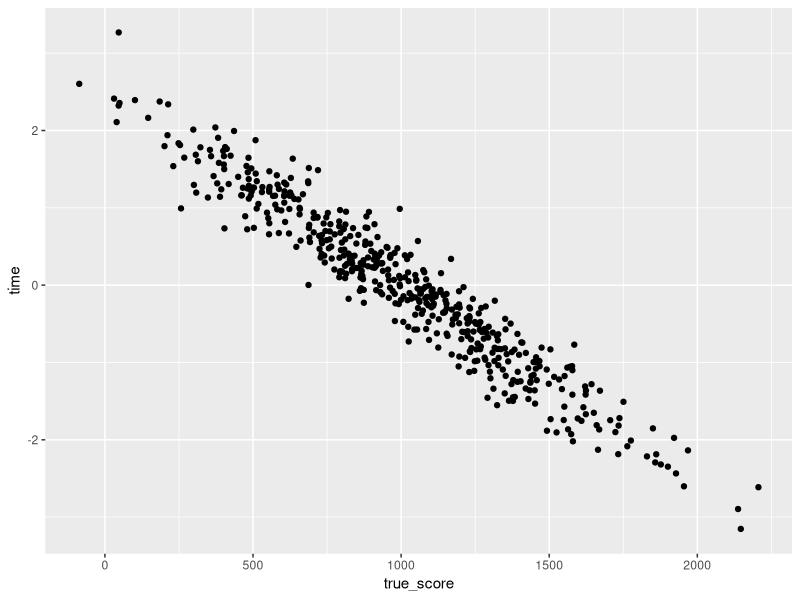

Recreate this plot in R. (Note: a time limit stopped this script after it produced the figure.)
library(dplyr)
library(ggplot2)

# assumes the underlying distribution of skier skill is normal
# TODO would be interesting to experiment with other distributions (particularly other exponential family)
generate_population <- function(n_racers=1e4) {
  skill <- rnorm(n_racers, 1000, 400)
  
  data.frame(true_score = skill,
             racer_id = 1:n_racers) %>%
    mutate(true_rank = rank(-true_score))
}

# assumes that times are normally distributed, with expectation of finish time correlated with racer skill
# TODO is normal a reasonable assumption?
# note that currently, the time is not reasonably interpretted
execute_race <- function(population,
                         sample_fraction = .5,
                         # this function gives every racer equal probability of selection
                         sample_weight_function=function(scores){runif(length(scores))},
                         # note this is the sd on normal distribution, but may change
                         individual_racer_time_spread = .3) {

  population %>%
    mutate(
      sample_weight = sample_weight_function(true_score)
    ) %>%
    sample_frac(sample_fraction, weight = sample_weight) %>%
    mutate(
      standardized_scores = scale(-true_score),
      time = sapply(standardized_scores, function(ss) rnorm(1, ss, individual_racer_time_spread))
    ) %>%
    select(racer_id, time)
}

simulate_races <- function(population,
                           n_trials = 20,
                           ...) {
  total_results <- data.frame()
  lapply(1:n_trials, function(ix) {
    race_results <- execute_race(population, ...)
    race_results$iteration <- ix
    race_results}) %>%
  bind_rows()
}

naive_elo <- function(results,
                      log_odds_oom_differential = 400,
                      k_factor = 1,
                      default_score = 1000) {
  racers <- results %>%
    distinct(racer_id) %>%
    mutate(score = default_score)
  
  score_history <- data.frame()
  
  updated_racers <- data.frame()
  for (ix in sort(unique(results$iteration))) {
    race_results <- results %>% 
      filter(iteration == ix)%>%
      mutate(
        race_rank = rank(time)
      ) %>%
      inner_join(racers, by = c('racer_id' = 'racer_id'))
    
    # TODO it's likely faster to just do a self antijoin
    updated_racers <- data.frame()
    for (update_racer_id in race_results$racer_id) {
      racer <- race_results %>% 
        filter(racer_id == update_racer_id) %>%
        mutate(
          linear_scale_score = 10 ^ (score / log_odds_oom_differential)
        ) 

      score_increment <- race_results %>%
        filter(racer_id != update_racer_id) %>%
        mutate(
          linear_scale_competitor_score = 10 ^ (score / log_odds_oom_differential),
          p_racer = racer$linear_scale_score / (linear_scale_competitor_score + racer$linear_scale_score),
          outcome = ifelse(racer$race_rank < race_rank, 1, 0),
          score_change = k_factor * (outcome - p_racer)
        ) %>%
        pull(score_change) %>%
        sum()
      
      racer$updated_score <- racer$score + score_increment
      
      updated_racers <- bind_rows(updated_racers, racer)
    }
    
    racers <- racers %>%
      left_join(updated_racers %>% select(racer_id, updated_score), by = c('racer_id' = 'racer_id')) %>%
      mutate(
        score = ifelse(!is.na(updated_score), updated_score, score)
      ) %>%
      select(-updated_score)
    score_history <- bind_rows(score_history, racers %>% 
                                 select(racer_id, score) %>%
                                 mutate(iteration = ix))
  }
  
  score_history
}

mean_elo_prior <- function(rank_percentile, prior_mean, prior_sd) {
  qnorm(1 - rank_percentile, prior_mean, prior_sd)
}

mean_elo <- function(results,
                     log_odds_oom_differential = 400,
                     k_factor = 10,
                     score_prior = function(x){mean_elo_prior(x, 1000, 200)}) {
  racers <- results %>%
    distinct(racer_id) %>%
    mutate(score = NA)
  
  score_history <- data.frame()
  
  for (ix in sort(unique(results$iteration))) {
    race_results <- results %>% 
      filter(iteration == ix) %>%
      mutate(
        race_rank = rank(time)
      ) %>%
      inner_join(racers, by = c('racer_id' = 'racer_id'))
    
    n_racers <- nrow(race_results)
    
    # TODO it's likely faster to just do a self antijoin
    updated_racers <- data.frame()
    for (update_racer_id in race_results$racer_id) {
      racer <- race_results %>% 
        filter(racer_id == update_racer_id) %>%
        mutate(
          linear_scale_score = 10 ^ (score / log_odds_oom_differential)
        ) 
      
      if (is.na(racer$score)) {
        racer$updated_score <- score_prior(racer$race_rank / n_racers)
      }
      else {
        score_increment <- race_results %>%
          filter(racer_id != update_racer_id) %>%
          mutate(
            lost = racer$race_rank < race_rank
          ) %>%
          group_by(lost) %>%
          summarize(
            mean_score = mean(score)
          ) %>%
          mutate(
            linear_scale_competitor_score = 10 ^ (mean_score / log_odds_oom_differential),
            p_racer = racer$linear_scale_score / (linear_scale_competitor_score + racer$linear_scale_score),
            outcome = ifelse(lost, 1, 0),
            score_change = k_factor * (outcome - p_racer)
          ) %>%
          pull(score_change) %>%
          sum()
        
        racer$updated_score <- racer$score + score_increment 
      }
      
      updated_racers <- bind_rows(updated_racers, racer)
    }
    
    racers <- racers %>%
      left_join(updated_racers %>% select(racer_id, updated_score), by = c('racer_id' = 'racer_id')) %>%
      mutate(
        score = ifelse(!is.na(updated_score), updated_score, score)
      ) %>%
      select(-updated_score)
    score_history <- bind_rows(score_history, racers %>% 
                                 select(racer_id, score) %>%
                                 mutate(iteration = ix))
  }
  
  score_history
}

nearest_neighbor_elo <- function(results,
                                 window_size=.1, 
                                 log_odds_oom_differential = 400,
                                 k_factor = 2,
                                 default_score = 1000) {
  racers <- results %>%
    distinct(racer_id) %>%
    mutate(score = default_score)
  
  score_history <- data.frame()
  
  for (ix in sort(unique(results$iteration))) {
    race_results <- results %>% 
      filter(iteration == ix)%>%
      mutate(
        race_rank = rank(time)
      ) %>%
      inner_join(racers, by = c('racer_id' = 'racer_id'))
    
    # TODO it's likely faster to just do a self antijoin
    updated_racers <- data.frame()
    for (update_racer_id in race_results$racer_id) {
      racer <- race_results %>% 
        filter(racer_id == update_racer_id) %>%
        mutate(
          linear_scale_score = 10 ^ (score / log_odds_oom_differential)
        ) 
      
      lower_allowed_rank <- racer$race_rank - window_size * nrow(race_results)
      upper_allowed_rank <- racer$race_rank + window_size * nrow(race_results)
      
      score_increment <- race_results %>%
        filter(racer_id != update_racer_id) %>%
        filter(race_rank <= upper_allowed_rank & race_rank >= lower_allowed_rank) %>%
        mutate(
          linear_scale_competitor_score = 10 ^ (score / log_odds_oom_differential),
          p_racer = racer$linear_scale_score / (linear_scale_competitor_score + racer$linear_scale_score),
          outcome = ifelse(racer$race_rank < race_rank, 1, 0),
          score_change = k_factor * (outcome - p_racer)
        ) %>%
        pull(score_change) %>%
        sum()
      
      racer$updated_score <- racer$score + score_increment
      
      updated_racers <- bind_rows(updated_racers, racer)
    }
    
    racers <- racers %>%
      left_join(updated_racers %>% select(racer_id, updated_score), by = c('racer_id' = 'racer_id')) %>%
      mutate(
        score = ifelse(!is.na(updated_score), updated_score, score)
      ) %>%
      select(-updated_score)
    score_history <- bind_rows(score_history, racers %>% 
                                 select(racer_id, score) %>%
                                 mutate(iteration = ix))
  }
  
  score_history
}

eds_prior <- function(rank_percentile, prior_mean = 1000, prior_sd = 400) {
  finite_q_percentile <- max(min(rank_percentile, .999), .001)
  score <- qnorm(1 - finite_q_percentile, prior_mean, prior_sd)
}

# I find this method simpler & more interprettable (in terms of parameterization) than Elo based methods. But it suffers several issues, relative to Elo: 
#  1. (without primes) assumes the range of talent is fixed over time; if you're the top racer in the race, the prime is your only incentive opportunity to improve your score
#  2. (if implementing primes) it becomes difficult / impossible to interpret scores over time; since the score distribution would be otherwise fixed over time
#      the prime can only have the effect of increasing the max attainable score
# TODO smoothing_factor > 0 suffers decay, shrinking variance in scores. this is because a 20% dop in score != a 20% increase in score in absolute terms.
empirical_distribution_smoothing <- function(results,
                                             smoothing_factor = .5,
                                             first_place_prime = 2,
                                             prior_threshold = .9, # if greater than 1-prior_threshold % of racers in a given race do not have a previous score, all racers are scored using the prior (but we still smooth)
                                             prior = eds_prior,
                                             # todo this is leaky (or poorly shared information) from the prior function
                                             prior_mean = 1000) {

  racers <- results %>%
    distinct(racer_id) %>%
    mutate(score = NA)
  
  score_history <- data.frame()
  
  for (ix in sort(unique(results$iteration))) {
    race_results <- results %>% 
      filter(iteration == ix) %>%
      mutate(
        race_rank = rank(time)
      ) %>%
      inner_join(racers, by = c('racer_id' = 'racer_id'))
    
    n_racers <- nrow(race_results)
    
    race_scorer <- prior
    if (mean(!is.na(race_results$score)) >= prior_threshold) {
      race_scorer <- function(percentile) {
        quantile(race_results$score, 1 - percentile, na.rm = TRUE)
      }
    }

    updated_racers <- race_results %>%
      mutate(
        # note that discrete rankings don't naturally map to an inclusive 0-1 range - the below makes that mapping
        uniform_rank_percentile = (race_rank - 1) / (n_racers -1),
        previous_score = ifelse(is.na(score), prior_mean, score),
        raw_score = sapply(uniform_rank_percentile, race_scorer),
        updated_score = (1 - smoothing_factor) * raw_score + smoothing_factor * previous_score
      ) %>%
      select(racer_id, updated_score)
    
    racers <- racers %>%
      left_join(updated_racers %>% select(racer_id, updated_score), by = c('racer_id' = 'racer_id')) %>%
      mutate(
        score = ifelse(!is.na(updated_score), updated_score, score)
      ) %>%
      select(-updated_score)
    score_history <- bind_rows(score_history, racers %>% 
                                 select(racer_id, score) %>%
                                 mutate(iteration = ix))
  }
  
  score_history
}

rank_correlation_over_time <- function(historical_scores_joined) {
  historical_scores_joined %>%
    group_by(iteration) %>%
    mutate(
      rank = rank(-score)
    ) %>%
    summarize(
      true_observed_rank_correlation = cor(rank, true_rank)
    )
}

###########################
## start control flow
###########################

population <- generate_population(n_racers=1e3)
all_results <- simulate_races(population, n_trials=100)

all_results %>% 
  filter(iteration == 1) %>%
  inner_join(population, by = 'racer_id') %>% 
  ggplot(aes(true_score, time)) + 
    geom_point()

elo_scores <- naive_elo(all_results)
elo_scores_mean_algo <- mean_elo(all_results)
elo_scores_nn <- nearest_neighbor_elo(all_results)

final_scores_joined <- elo_scores_nn %>%
  filter(iteration == 20) %>%
  mutate(
    predicted_rank = rank(-score)
  ) %>%
  inner_join(elo_scores %>%
               filter(iteration == 20) %>%
               mutate(
                 predicted_rank = rank(-score)
               ), by = c('racer_id' = 'racer_id'),
             suffix = c('.nn', '.naive'))

ggplot(final_scores_joined) + geom_point(aes(predicted_rank.nn, predicted_rank.naive))

final_scores <- elo_scores_nn %>%
  filter(iteration == 20) %>%
  mutate(
    predicted_rank = rank(-score)
  )

true_joined_scores <- population %>%
  inner_join(final_scores, by = 'racer_id')

ggplot(true_joined_scores) + geom_point(aes(predicted_rank, true_rank))
ggplot(true_joined_scores) + geom_point(aes(true_rank, score))

true_joined_history <- elo_scores_nn %>%
  inner_join(population, by = c('racer_id' = 'racer_id'))

rank_correlation_over_time(true_joined_history) %>%
  ggplot() +
    geom_point(aes(iteration, abs(true_observed_rank_correlation)))

#####
eds_scores <- empirical_distribution_smoothing(all_results)
eds_scores %>%
  group_by(iteration) %>%
  summarize(
    mean_score = mean(score, na.rm = T),
    sd_score = sd(score, na.rm = T),
    min_score = min(score, na.rm=T),
    max_score = max(score, na.rm = T)
  ) %>% View()

eds_scores_joined <- eds_scores %>%
  filter(iteration == max(iteration)) %>%
  mutate(
    predicted_rank = rank(-score)
  ) %>%
  inner_join(population, by = c('racer_id' = 'racer_id'))
ggplot(eds_scores_joined) +
  geom_point(aes(true_rank, predicted_rank))

eds_scores %>%
  inner_join(population, by = c('racer_id' = 'racer_id')) %>%
  rank_correlation_over_time() %>%
  ggplot() +
  geom_point(aes(iteration, true_observed_rank_correlation))
